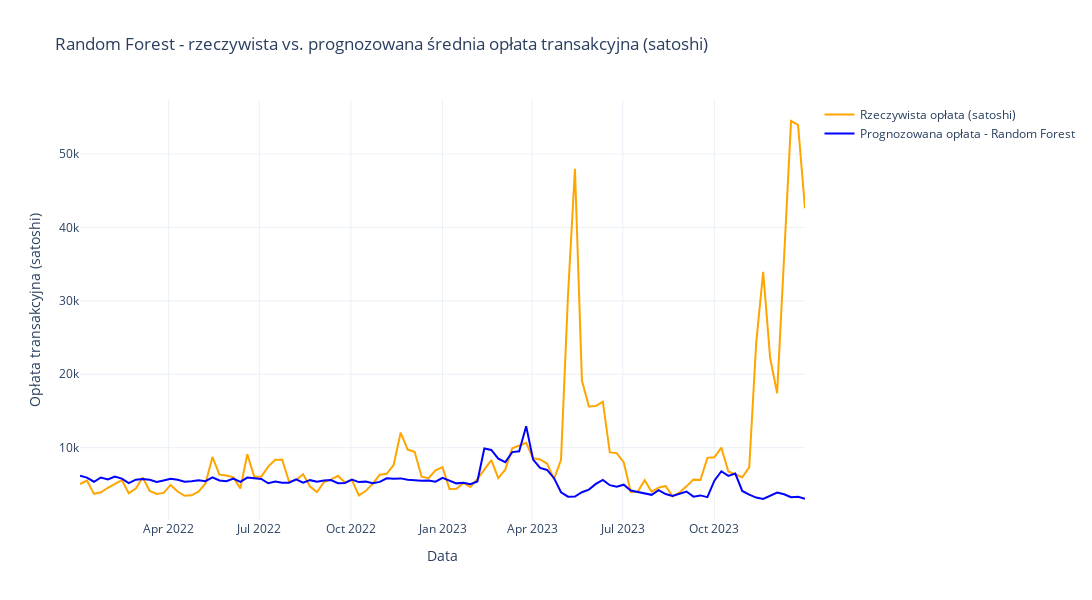

Write notebook code for a chart like this one.
### Code cell
val_preds_rf = model5.predict(val_inputs)

val_df_rf = val_df.copy()

val_df_rf['predicted_fee_rf'] = val_preds_rf
val_df_rf['predicted_fee_sat_rf'] = val_df_rf['predicted_fee_rf'] * 100_000_000
val_df_rf['fee_sat'] = val_df_rf['fee'] * 100_000_000

weekly_actual_rf = val_df_rf.resample('W', on='datetime')['fee_sat'].mean().reset_index()
weekly_pred_rf = val_df_rf.resample('W', on='datetime')['predicted_fee_sat_rf'].mean().reset_index()

import plotly.graph_objects as go

fig = go.Figure()

fig.add_trace(go.Scatter(
    x=weekly_actual_rf['datetime'],
    y=weekly_actual_rf['fee_sat'],
    mode='lines',
    name='Rzeczywista opłata (satoshi)',
    line=dict(color='orange')
))

fig.add_trace(go.Scatter(
    x=weekly_pred_rf['datetime'],
    y=weekly_pred_rf['predicted_fee_sat_rf'],
    mode='lines',
    name='Prognozowana opłata - Random Forest',
    line=dict(color='blue')
))

fig.update_layout(
    title='Random Forest - rzeczywista vs. prognozowana średnia opłata transakcyjna (satoshi)',
    xaxis_title='Data',
    yaxis_title='Opłata transakcyjna (satoshi)',
    template='plotly_white',
    width=1200,
    height=600
)

fig.show()
